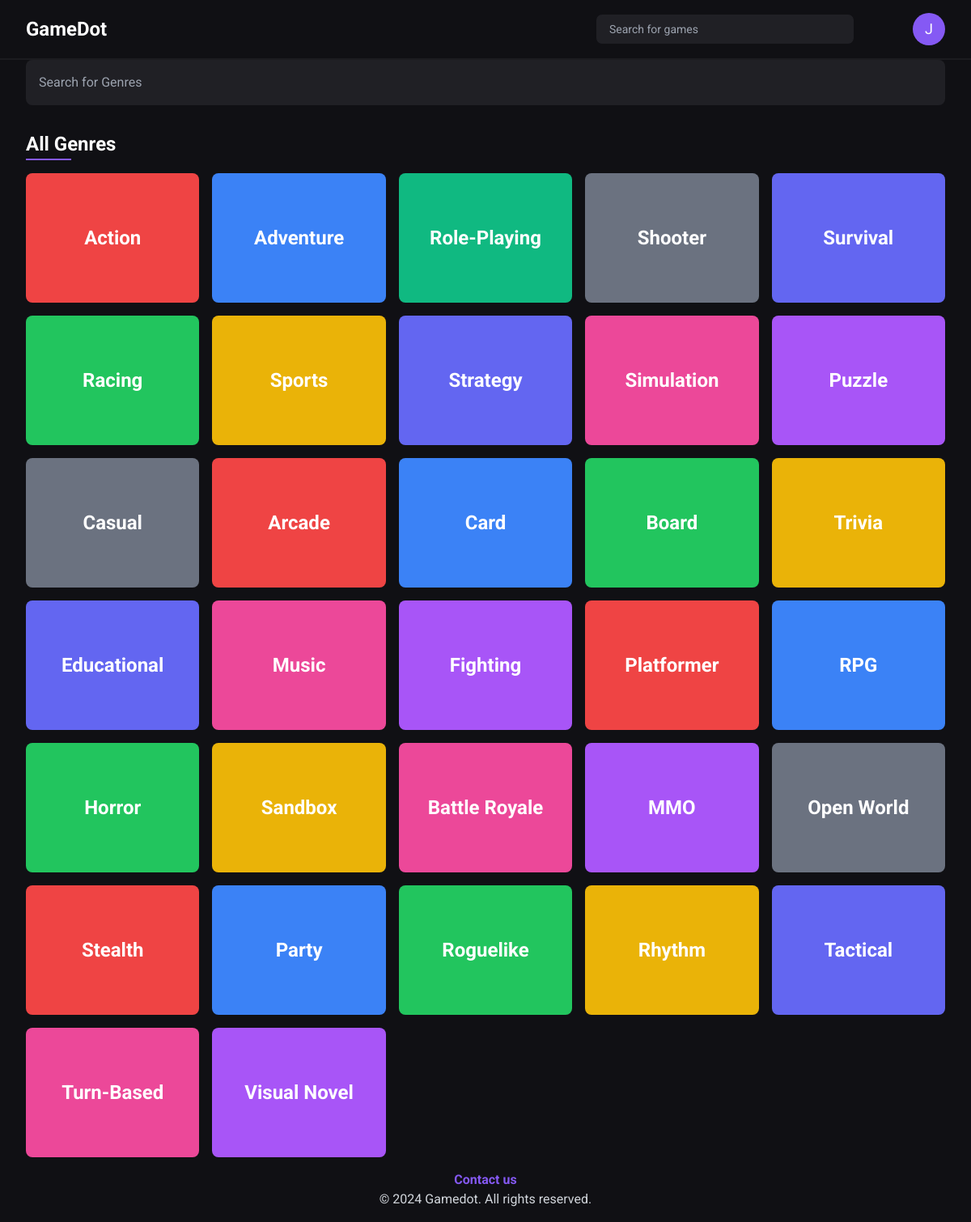
/gamedot/genres (signed in), run on the app's committed database.
### tables this page shows
CREATE TABLE `genres` (
  `id` int(11) NOT NULL,
  `name` varchar(255) DEFAULT NULL
);

### src/user/controllers/genres.php (called while the page is built, shortened)
<?php
$database = new Database();
$query = 'SELECT name FROM genres';
$genres = $database->query($query)->qAll();
$genresColors = [
  'action' => 'bg-red-500',
  'adventure' => 'bg-blue-500',
  'role-playing' => 'bg-emerald-500',
  'racing' => 'bg-green-500',
  'sports' => 'bg-yellow-500',
  'strategy' => 'bg-indigo-500',
  'simulation' => 'bg-pink-500',
  'puzzle' => 'bg-purple-500',
  'casual' => 'bg-gray-500',
  'arcade' => 'bg-red-500',
  'card' => 'bg-blue-500',
  'board' => 'bg-green-500',
  'trivia' => 'bg-yellow-500',
  'educational' => 'bg-indigo-500',
  'music' => 'bg-pink-500',
  'fighting' => 'bg-purple-500',
  'shooter' => 'bg-gray-500',
  'platformer' => 'bg-red-500',
  'rpg' => 'bg-blue-500',
  'horror' => 'bg-green-500',
  'sandbox' => 'bg-yellow-500',
  'survival' => 'bg-indigo-500',
  'battle royale' => 'bg-pink-500',
  'mmo' => 'bg-purple-500',
  'open world' => 'bg-gray-500',
  'stealth' => 'bg-red-500',
  'party' => 'bg-blue-500',
  'roguelike' => 'bg-green-500',
  'rhythm' => 'bg-yellow-500',
  'tactical' => 'bg-indigo-500',
  'turn-based' => 'bg-pink-500',
  'visual novel' => 'bg-purple-500',
];
require('src/user/views/genres.view.php');

### core/database.php (called while the page is built, shortened)
<?php
class Database
{
  private $host = 'localhost';
  private $db_name = 'gamedot';
  private $port = '3308';
  private $username = 'root';
  private $connection;
  private $statement;
  public function __construct()
  {
    $this->connection = null;
    try {
      $this->connection = new PDO('mysql:host=' . $this->host . ';port=' . $this->port . ';dbname=' . $this->db_name . ';user=' . $this->username);
      $this->connection->setAttribute(PDO::ATTR_ERRMODE, PDO::ERRMODE_EXCEPTION);
      $this->connection->setAttribute(PDO::ATTR_DEFAULT_FETCH_MODE, PDO::FETCH_ASSOC);
    } catch (PDOException $e) {
      echo 'Connection Error: ' . $e->getMessage();
    }
  }
  public function query($query, $params = [])
  {
    $this->statement = $this->connection->prepare($query);
    $this->statement->execute($params);
    return $this;
  }
  public function qAll()
  {
    return $this->statement->fetchAll();
  }
}

### src/user/views/genres.view.php (the view, shortened to what this page needs)
<main>
  <div class="xl:container mx-auto px-8">
    <form action="" method="get" class="relative mb-8">
      <input type="text" name="search" id="search" class="bg-secondaryBlack w-full  px-4 py-4 rounded-lg focus:outline-none focus:ring-primary focus:border-primary" placeholder="Search for Genres">
      <button type="submit" class="absolute right-0 top-0 h-full px-4 py-2">
      </button>
    </form>
    <div>
      <h2 class="text-2xl font-bold mb-4 inline-block relative pb-1">
        All Genres
        <span class="absolute bottom-0 left-0 w-1/2 h-0.5 bg-primary"></span>
      </h2>
    </div>
    <div class="grid grid-cols-1 min-[320px]:grid-cols-2 min-[540px]:grid-cols-3 sm:grid-cols-3 md:grid-cols-4 lg:grid-cols-5 gap-4 text-lg sm:text-xl md:text-2xl">
      <?php foreach ($genres as $genre) : ?>
        <a href="/gamedot/games?genre=<?= $genre['name'] ?>" class="h-40 <?= $genresColors[strtolower($genre['name'])] ?> rounded-lg  flex justify-center items-center font-bold hover:scale-[1.02] cursor-pointer duration-300 ">
          <?= $genre['name'] ?>
        </a>
      <?php endforeach; ?>
    </div>
</main>

### data on the page
genres: name "Action"
genres: name "Adventure"
genres: name "Role-Playing"
genres: name "Shooter"
genres: name "Survival"
genres: name "Racing"
genres: name "Sports"
genres: name "Strategy"
genres: name "Simulation"
genres: name "Puzzle"
genres: name "Casual"
genres: name "Arcade"
genres: name "Card"
genres: name "Board"
genres: name "Trivia"
genres: name "Educational"
genres: name "Music"
genres: name "Fighting"
genres: name "Platformer"
genres: name "RPG"
genres: name "Horror"
genres: name "Sandbox"
genres: name "Battle Royale"
genres: name "MMO"
genres: name "Open World"
genres: name "Stealth"
genres: name "Party"
genres: name "Roguelike"
genres: name "Rhythm"
genres: name "Tactical"
genres: name "Turn-Based"
genres: name "Visual Novel"

### other printed values
$_SESSION["user"]["fname"][0] "J"
